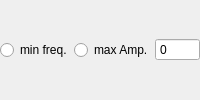
               <widget class="QFrame" name="frame_peaks_policy">
                <property name="frameShape">
                 <enum>QFrame::NoFrame</enum>
                </property>
                <property name="frameShadow">
                 <enum>QFrame::Raised</enum>
                </property>
                <layout class="QHBoxLayout" name="horizontalLayout_29">
                 <property name="spacing">
                  <number>2</number>
                 </property>
                 <property name="leftMargin">
                  <number>0</number>
                 </property>
                 <property name="topMargin">
                  <number>0</number>
                 </property>
                 <property name="rightMargin">
                  <number>0</number>
                 </property>
                 <property name="bottomMargin">
                  <number>0</number>
                 </property>
                 <item>
                  <widget class="QRadioButton" name="radioButton_peaks_policy_minf">
                   <property name="text">
                    <string>min freq.</string>
                   </property>
                  </widget>
                 </item>
                 <item>
                  <widget class="QRadioButton" name="radioButton_peaks_policy_maxamp">
                   <property name="text">
                    <string>max Amp.</string>
                   </property>
                  </widget>
                 </item>
                 <item>
                  <widget class="QSpinBox" name="spinBox_peaks_policy_peakidx">
                   <property name="buttonSymbols">
                    <enum>QAbstractSpinBox::NoButtons</enum>
                   </property>
                   <property name="minimum">
                    <number>-1</number>
                   </property>
                   <property name="maximum">
                    <number>4</number>
                   </property>
                  </widget>
                 </item>
                </layout>
               </widget>
